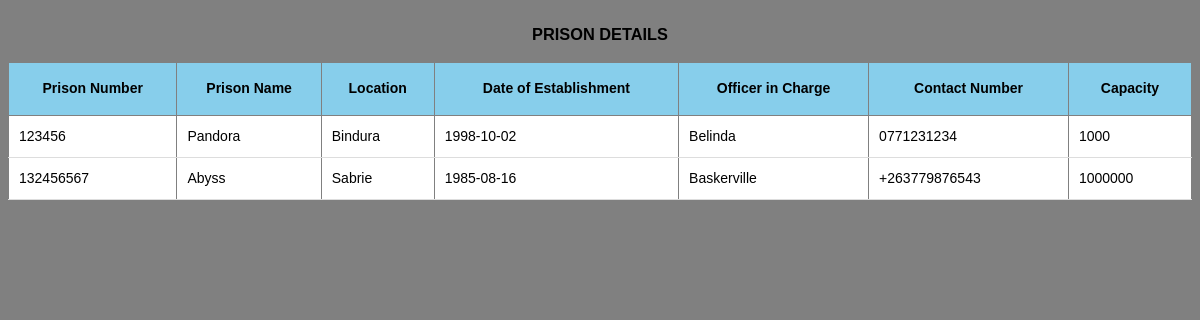
Page /admin/viewprison.php on the committed database.
### tables this page shows
CREATE TABLE `prisontbl` (
  `pno` varchar(12) NOT NULL,
  `pname` varchar(50) NOT NULL,
  `location` varchar(50) NOT NULL,
  `opendate` date NOT NULL,
  `in_charge` varchar(30) NOT NULL,
  `contact` varchar(20) NOT NULL,
  `capacity` int(7) NOT NULL
);

### admin/viewprison.php (the view, shortened to what this page needs)
<!DOCTYPE html>
<head>
   <link rel="stylesheet" media="screen" href="login.css" >
</head>
<body>
<table id='data' align='centre' border= "solid 1px #ddd">
<caption><h3>PRISON DETAILS</h3></caption>
  <tr>
    <th>Prison Number</th>
    <th>Prison Name</th>
    <th>Location</th>
    <th>Date of Establishment</th>
    <th>Officer in Charge</th>
    <th>Contact Number</th>
    <th>Capacity</th>
  </tr>
  <tr>
  <?php
$sel= "SELECT * from prisontbl";
if ($result = mysqli_query($db, $sel))
{
while($rows = mysqli_fetch_assoc($result)) {
    ?>
    <tr>
        <td><?php echo $rows['pno']?></td>
        <td><?php echo $rows['pname']?></td>
        <td><?php echo $rows['location']?></td>
        <td><?php echo $rows['opendate']?></td>
        <td><?php echo $rows['in_charge']?></td>
        <td><?php echo $rows['contact']?></td>
        <td><?php echo $rows['capacity']?></td>
    </tr>
    <?php
}
}
else { echo "0 results"; }
?>
  </tr>
</table>
</body>
</head>
</html>

### admin/login.css (style rules this page uses)
body { font: 14px/21px "Lucida Sans", "Lucida Grande", "Lucida Sans Unicode", sans-serif;background:gray; }

### admin/viewprison.php (style rules this page uses)
#data { align: center; background-color: white; border-collapse: collapse; width: 100%; }
th { height: 50px; text-align: center; border-bottom: 1px solid black; background-color: skyblue; }
td { padding: 10px; border-bottom: 1px solid #ddd; }

### rows in the picture
prisontbl: pno "123456", pname "Pandora", location "Bindura", opendate "1998-10-02", in_charge "Belinda", contact "0771231234", capacity "1000"
prisontbl: pno "132456567", pname "Abyss", location "Sabrie", opendate "1985-08-16", in_charge "Baskerville", contact "+263779876543", capacity "1000000"
